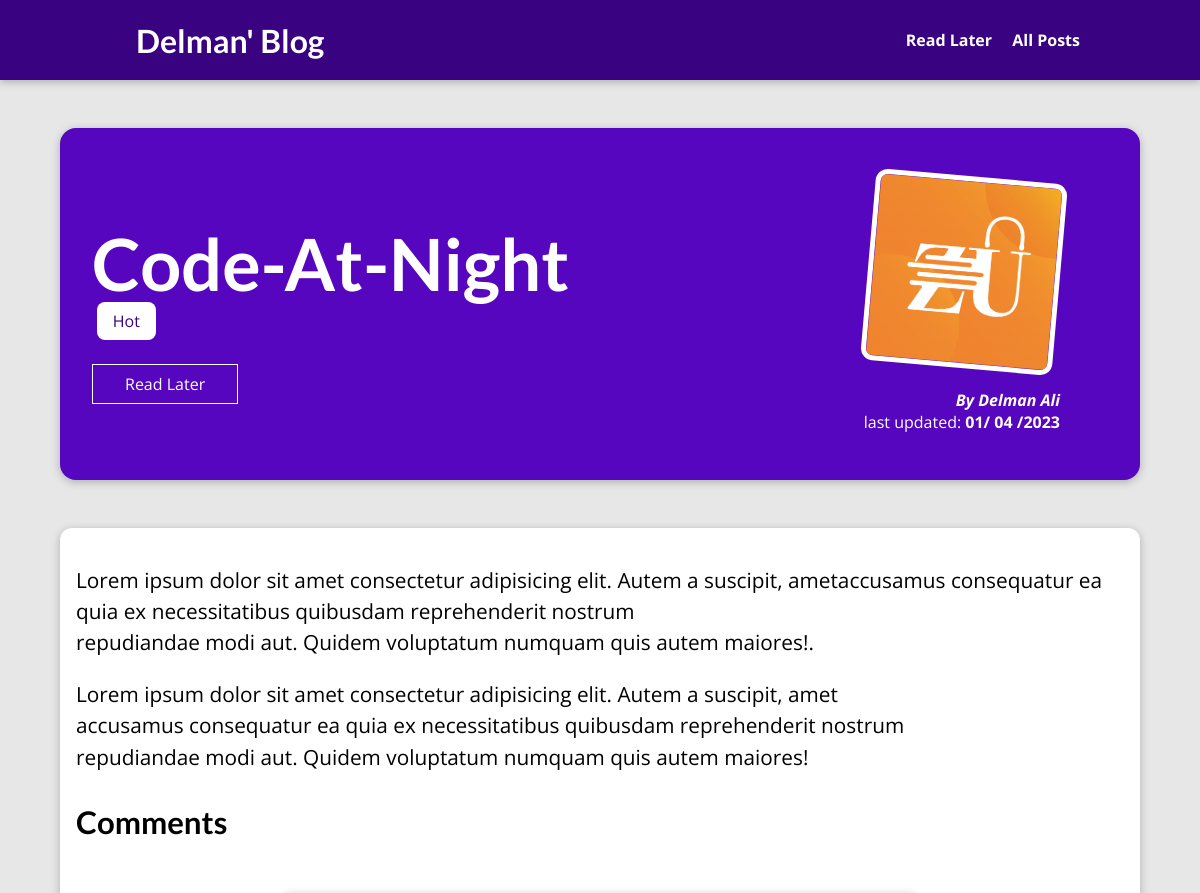
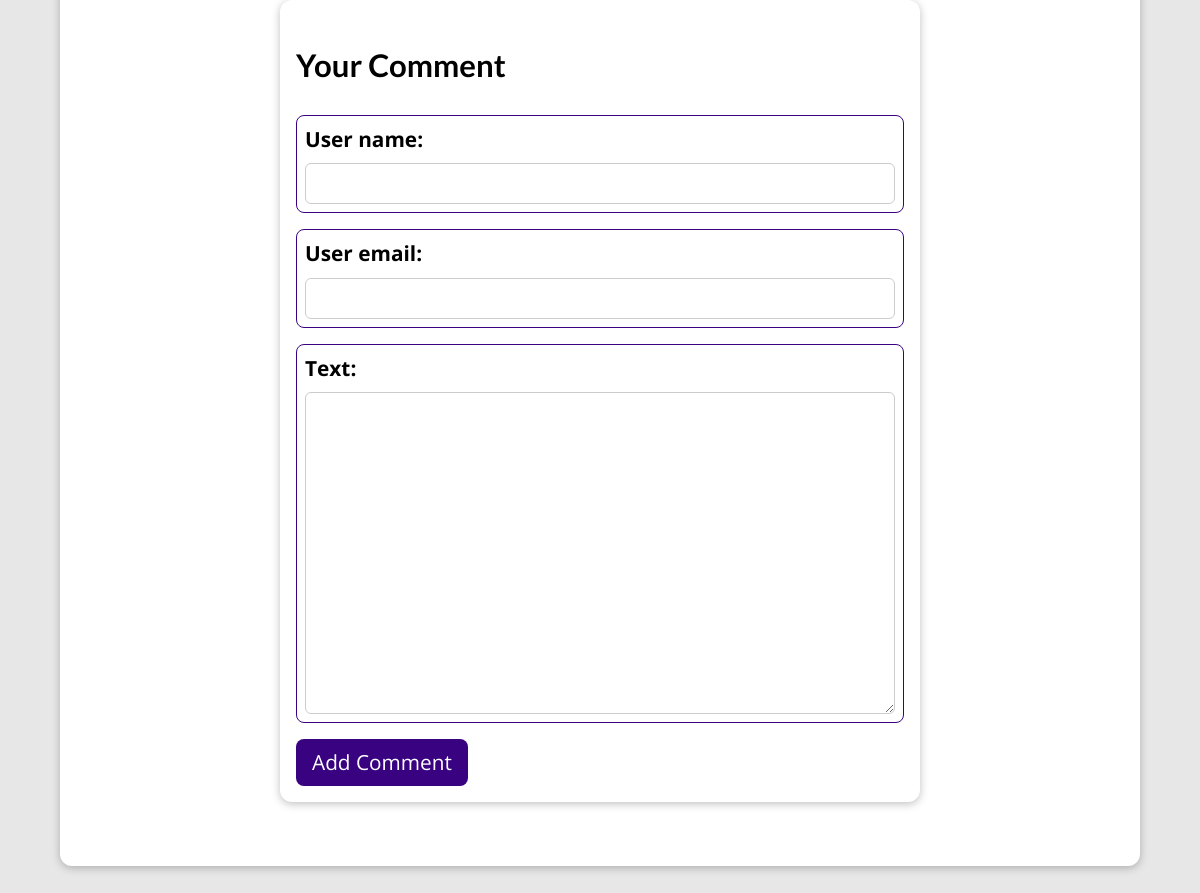
Screenshot of /posts/code-at-night with the database file from the repository (2 pictures, top to bottom).
### blog/models.py (models this page shows, shortened)
class Post(models.Model):
    title = models.CharField(max_length=150)
    axcerpt = models.CharField(max_length=200)
    date = models.DateField(auto_now=True)
    image = models.ImageField(upload_to='posts', null=True)
    slug = models.SlugField(unique=True, db_index=True)
    content = models.TextField(validators=[MinLengthValidator(10)])
    author = models.ForeignKey(
        Author, on_delete=models.SET_NULL, null=True, related_name='posts')
    tags = models.ManyToManyField(Tag)

class Tag(models.Model):
    caption = models.CharField(max_length=20)

class Author(models.Model):
    first_name = models.CharField(max_length=100)
    last_name = models.CharField(max_length=100)
    email = models.EmailField()
    def __str__(self):
        return f'{self.first_name} {self.last_name}'

### blog/views.py (the view, shortened to what this page needs)
# urls.py: path('posts/<slug:slug>', views.SinglePostView.as_view(), name='post-detail-page'),
class SinglePostView(View):
    def is_stored_post(self, request, post_id):
        stored_posts = request.session.get('stored_posts')
        if stored_posts is not None:
            is_saved_for_later = post_id in stored_posts
        else:
            is_saved_for_later = False
        return is_saved_for_later
    def get(self, request, slug):
        post = Post.objects.get(slug=slug)
        context = {
            'post': post,
            'post_tags': post.tags.all(),
            'comment_form': CommentForm(),
            'comments': post.comments.all().order_by('-id'),
            'saved_for_later': self.is_stored_post(request, post.id)
        }
        return render(request, 'blog/post-detail.html', context)

### blog/forms.py
class CommentForm(forms.ModelForm):
    class Meta:
        model = Comment
        fields = ('user_name', 'user_email', 'text')
        locals = {
            'user_name': 'Name',
            'user_email': 'Email',
            'text': 'Your Comment'
        }

### blog/templates/blog/post-detail.html (shortened to what this page needs)
{% extends 'base.html' %}
{% load static %}
{% block css_files %}
<link rel="stylesheet" href="{% static 'blog/post-detail.css' %}">
{% endblock %}
{% block content %}
<section id="summary">
    <h2>{{ post.title|title }}</h2>
    <div>
        {% for tag in post_tags %}
        <span class="tag"> {{ tag.caption}} </span>
        {% endfor %}
    </div>
    <div id="read-later">
        <form action="{% url 'read-later' %}" method="POST">
            <button>
                {% if saved_for_later %}
                Remove from read later
                {% else %}
                Read Later
                {% endif %}
            </button>
        </form>
    </div>
    <article>
        <img src="{{post.image.url}}" alt="{{post.title}}">
        <address>By <a href="mailto:{{post.author.email}}">{{post.author|title}}</a></address>
        <div>
            last updated: <time>
                {{ post.date|date:'d/ m /Y' }}
            </time>
        </div>
    </article>
</section>
<main style="
    font-size: 1.3rem;
    line-height: 1.5;
    font-weight: 400;
    ">
    {{ post.content|linebreaks }}
    <section id="comments">
        <h2>Comments</h2>
        <section id="comment-form">
            <h2>Your Comment</h2>
            <form action="{% url 'post-detail-page' post.slug %}" method="POST">
                {% for form_field in comment_form %}
                <div class="form-control {% if form_field.errors %}invaled{% endif %} ">
                    {{ form_field.label_tag }}
                    {{ form_field }}
                </div>
                {% endfor %}
                <button type="submit">Add Comment</button>
            </form>
        </section>
    </main>
    {% endblock %}

### static/app.css (style rules this page uses)
* { box-sizing: border-box; }
html { font-family: 'Open Sans', 'Lato', sans-serif; }
body { margin: 0; }
h1, h2, h3 { font-family: 'Lato', sans-serif; font-weight: bold; }

### blog/static/blog/post-detail.css (style rules this page uses)
body { background-color: #e7e7e7; }
#summary { margin: 8rem auto 3rem auto; padding: 2rem; width: 90%; max-width: 90rem; border-radius: 16px; background-color: #5706c0; position: relative; box-shadow: 0 2px 8px rgba(0, 0, 0, 0.25); height: 22rem; }
#summary h2 { color: white; font-size: 4.5rem; margin-bottom: 0.25rem; }
#read-later { margin: 2rem 0; }
#read-later button { background-color: transparent; border: 1px solid white; padding: 0.5rem 2rem; font: inherit; color: white; cursor: pointer; }
#summary article { position: absolute; top: 2rem; right: 3rem; padding: 1rem 2rem; border-radius: 12px; text-align: right; color: white; }
#summary article img { width: 12rem; height: 12rem; border-radius: 12px; transform: rotateZ(5deg); border: 5px solid white; margin-bottom: 1rem; }
#summary address { font-weight: bold; }
#summary time { font-weight: bold; }
#summary a { color: white; text-decoration: none; }
main { width: 90%; max-width: 90rem; margin: 3rem auto; background-color: white; padding: 1rem; border-radius: 12px; box-shadow: 0 2px 8px rgba(0, 0, 0, 0.25); }
.tag { background-color: white; color: #390281; padding: 0.5rem 1rem; margin: 0.3rem; border-radius: 8px; }
#comment-form { margin: 3rem auto; width: 90%; max-width: 40rem; padding: 1rem; background-color: white; border-radius: 12px; box-shadow: 0 2px 8px rgba(0, 0, 0, 0.25); }
#comment-form button { background-color: #390281; color: white; border: none; padding: 0.5rem 1rem; border-radius: 8px; font: inherit; cursor: pointer; }
.form-control { border: 1px solid #390281; border-radius: 8px; padding: 0.5rem; margin-bottom: 1rem; }
.form-control label { font-weight: bold; margin-bottom: 0.5rem; display: block; }
.form-control input, .form-control textarea { display: block; width: 100%; border: 1px solid #ccc; border-radius: 6px; padding: 0.25rem; font: inherit; }

### rows the page displays
Post: title "Code-At-Night", image (picture), author "Delman Ali", date "01/ 04 /2023", content "Lorem ipsum dolor sit amet consectetur adipisicing elit. Autem a suscipit, ametaccusamus consequatur ea quia ex necessitatibus quibusdam reprehenderit nostrum repudiandae modi aut. Quidem voluptatum numquam quis autem maiores!. Lorem ipsum dolor sit amet consectetur adipisicing elit. Autem a suscipit, amet accusamus consequatur ea quia ex necessitatibus quibusdam reprehenderit nostrum repudiandae modi aut. Quidem voluptatum numquam quis autem maiores!"
Tag: caption "Hot"
